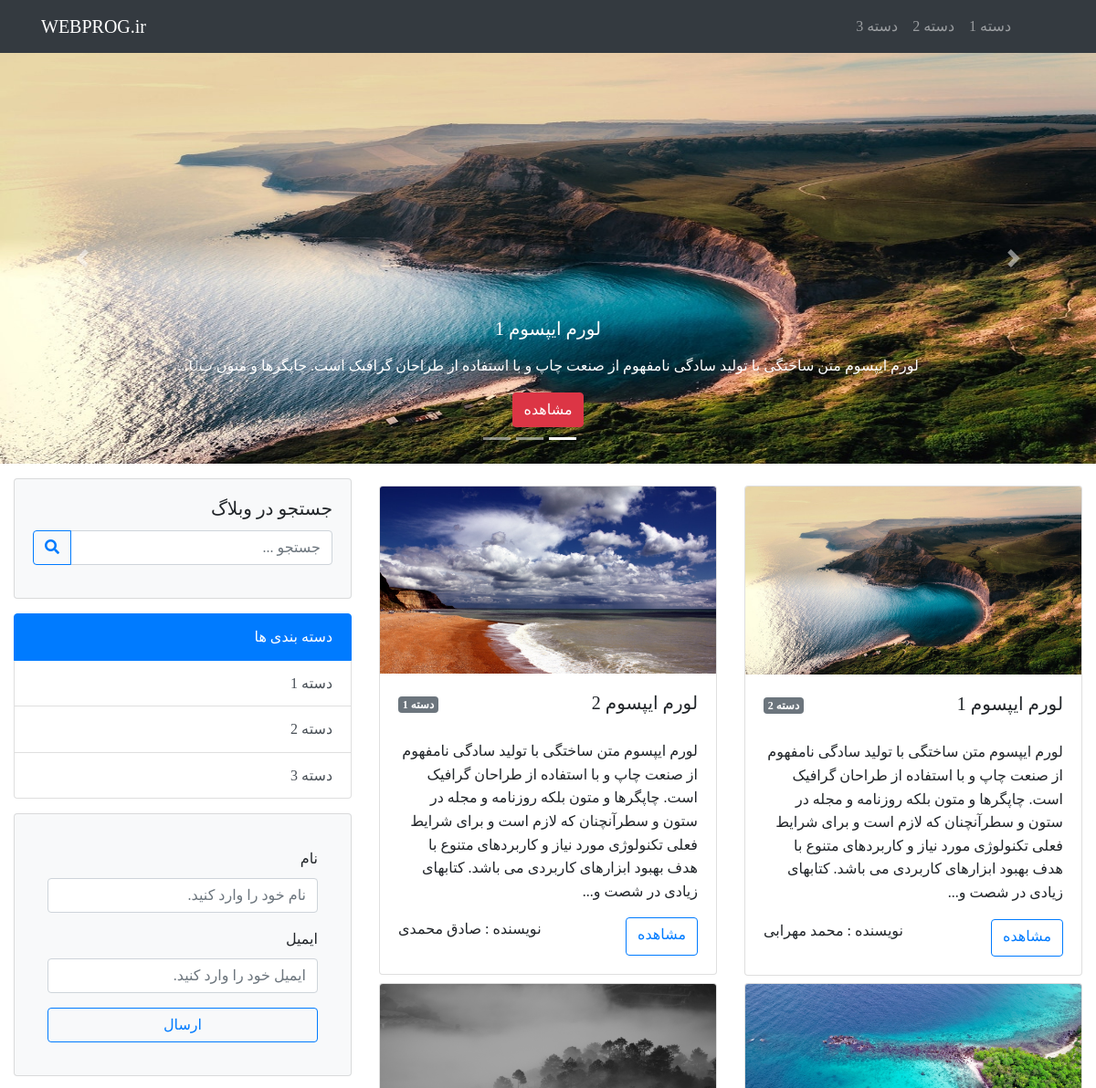
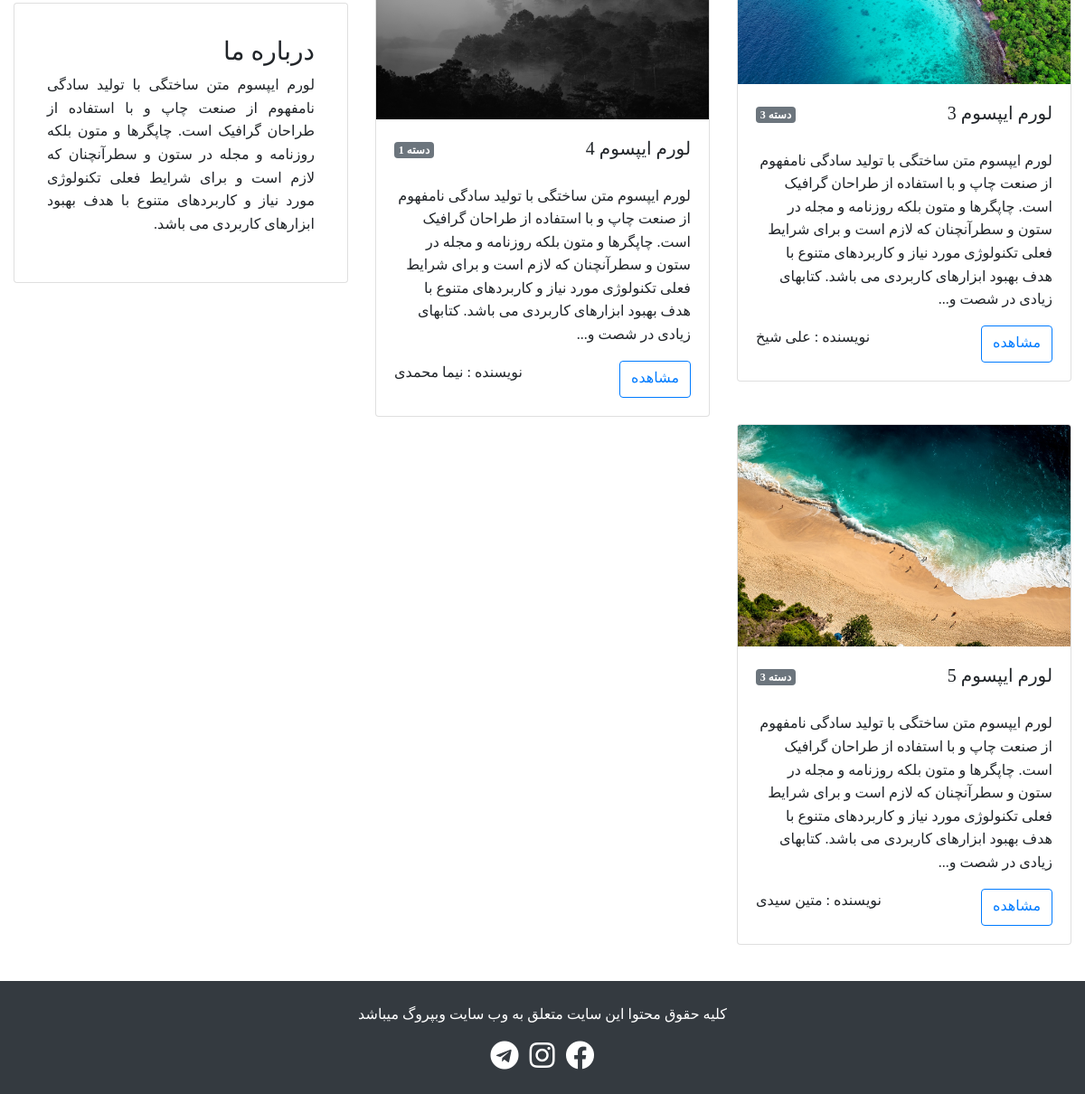
The page / on the database its author committed (2 pictures, top to bottom).
### tables this page shows
CREATE TABLE `categories` (
  `id` int(11) NOT NULL,
  `title` varchar(100) NOT NULL
);

CREATE TABLE `posts_slider` (
  `id` int(11) NOT NULL,
  `post_id` int(11) NOT NULL,
  `active` tinyint(1) NOT NULL DEFAULT 0
);

CREATE TABLE `posts` (
  `id` int(11) NOT NULL,
  `title` varchar(191) NOT NULL,
  `category_id` int(11) NOT NULL,
  `body` text NOT NULL,
  `author` varchar(191) NOT NULL,
  `image` varchar(191) NOT NULL
);

### index.php (the view, shortened to what this page needs)
<?php
include("./include/header.php");
include('./include/slider.php');
if (isset($_GET['category'])) {
    $category_id = $_GET['category'];
    $posts = $db->prepare('SELECT * FROM posts WHERE category_id = :id');
    $posts->execute(['id' => $category_id]);
} else {
    $query_posts = "SELECT * FROM posts";
    $posts = $db->query($query_posts);
}
?>
<section class="py-3">
    <div class="container-fluid">
        <div class="row">
            <div class="col-md-8 mb-4">
                <div class="row">
                    <?php
                    if ($posts->rowCount() > 0) {
                        foreach ($posts as $post) {
                            $category_id = $post['category_id'];
                            $query_post_category = "SELECT * FROM categories WHERE id=$category_id";
                            $post_category = $db->query($query_post_category)->fetch();
                            ?>
                            <div class="col-sm-6 mt-2">
                                <div class="card">
                                    <img src="./upload/posts/<?php echo $post['image'] ?>" class="card-img-top" alt="...">
                                    <div class="card-body">
                                        <div class="d-flex justify-content-between">
                                            <h5 class="card-title"><?php echo $post['title'] ?></h5>
                                            <div><span class="badge badge-secondary"> <?php echo $post_category['title'] ?> </span></div>
                                        </div>
                                        <p class="card-text text-justify">
                                            <?php echo substr($post['body'], 0, 500) . "..." ?>
                                        </p>
                                        <div class="d-flex justify-content-between">
                                            <a href="single.php?post=<?php echo $post['id'] ?>" class="btn btn-outline-primary stretched-link">مشاهده</a>
                                            <p> نویسنده : <?php echo $post['author'] ?> </p>
                                        </div>
                                    </div>
                                </div>
                            </div>
                            <?php
                        }
                    }
                    ?>
                </div>
            </div>
            <?php include("./include/sidebar.php") ?>
        </div>
    </div>
</section>
<?php include("./include/footer.php") ?>

### include/header.php (shortened to what this page needs)
<?php
include ("./include/db.php");
$query = "SELECT * FROM categories";
$categories = $db->query($query);
?>
<!DOCTYPE html>
<html lang="fa" dir="rtl">
<head>
    <link rel="stylesheet" href="https://stackpath.bootstrapcdn.com/bootstrap/4.3.1/css/bootstrap.min.css" />
    <link rel="stylesheet" href="https://use.fontawesome.com/releases/v5.8.2/css/all.css" />
    <link rel="stylesheet" href="./css/style.css" />
</head>
<body>
<nav class="navbar navbar-expand-md navbar-dark bg-dark">
    <div class="container">
        <a class="navbar-brand order-md-2" href="index.php">WEBPROG.ir</a>
        <div id="my-nav" class="collapse navbar-collapse">
            <ul class="navbar-nav order-md-1">
<?php
if ($categories->rowCount() > 0){
    foreach ($categories as $category){
        ?>
                <li class="nav-item <?php echo ( isset($_GET['category']) && $category['id'] == $_GET['category']) ? "active" : ""; ?> ">
                    <a class="nav-link" href="index.php?category=<?php echo $category['id'] ?>"> <?php echo $category['title'] ?> </a>
                </li>
        <?php
    }
}
?>
            </ul>
        </div>
    </div>
</nav>

### include/slider.php (shortened to what this page needs)
<?php
$query_slider = "SELECT * FROM posts_slider";
$posts_slider = $db->query($query_slider);
?>
<section>
    <div id="carouselExampleIndicators" class="carousel slide" data-ride="carousel">
        <ol class="carousel-indicators">
            <li data-target="#carouselExampleIndicators" data-slide-to="0" class="active"></li>
            <li data-target="#carouselExampleIndicators" data-slide-to="1"></li>
            <li data-target="#carouselExampleIndicators" data-slide-to="2"></li>
        </ol>
        <div class="carousel-inner">
            <?php
            if ($posts_slider->rowCount() > 0) {
                foreach ($posts_slider as $post_slider) {
                    $id_post = $post_slider['post_id'];
                    $query_posts = " SELECT * FROM posts WHERE id=$id_post ";
                    $post = $db->query($query_posts)->fetch();
                    ?>
                    <div class="carousel-item <?php echo ( $post_slider['active'] ) ? "active" : ""; ?>" style="height: 450px">
                        <img src="./upload/posts/<?php echo $post['image'] ?>" class="img-fluid d-block w-100 h-100" alt="...">
                        <div class="carousel-caption d-none d-md-block">
                            <h5><?php echo $post['title'] ?></h5>
                            <p>
                                <?php echo substr( $post['body'] ,0, 200). "..." ?>
                            </p>
                            <a href="single.php?post=<?php echo $post['id'] ?>" class="btn btn-danger"> مشاهده </a>
                        </div>
                    </div>
                    <?php
                }
            }
            ?>
        </div>
        <a class="carousel-control-prev" href="#carouselExampleIndicators" role="button" data-slide="prev">
            <span class="carousel-control-prev-icon" aria-hidden="true"></span>
        </a>
        <a class="carousel-control-next" href="#carouselExampleIndicators" role="button" data-slide="next">
            <span class="carousel-control-next-icon" aria-hidden="true"></span>
        </a>
    </div>
</section>

### include/sidebar.php (shortened to what this page needs)
<?php
$query_categories = "SELECT * FROM categories";
$categories = $db->query($query_categories);
?>
<div class="col-md-4 mb-3">
    <div class="card bg-light mb-3">
        <div class="card-body">
            <h5 class="card-title">جستجو در وبلاگ</h5>
            <form action="search.php" method="get">
                <div class="input-group mb-3">
                    <div class="input-group-prepend order-2">
                        <button class="btn btn-outline-primary" type="submit">
                            <i class="fas fa-search"></i>
                        </button>
                    </div>
                    <input name="search" type="text" class="form-control" placeholder="جستجو ...">
                </div>
            </form>
        </div>
    </div>
    <div class="list-group mb-3">
        <a href="#" class="list-group-item list-group-item-action active">
            دسته بندی ها
        </a>
        <?php
        if ($categories->rowCount() > 0) {
            foreach ($categories as $category) {
                ?>
                <a href="index.php?category=<?php echo $category['id'] ?>" class="list-group-item list-group-item-action">
                    <?php echo $category['title'] ?>
                </a>
                <?php
            }
        }
        ?>
    </div>
    <div class="card bg-light mb-3 p-3">
        <div class="card-body">
            <form method="post">
                <div class="form-group">
                    <label for="name">نام</label>
                    <input type="text" name="name" id="name" class="form-control" placeholder="نام خود را وارد کنید.">
                </div>
                <div class="form-group">
                    <label for="email">ایمیل</label>
                    <input type="email" name="email" class="form-control" id="email" placeholder="ایمیل خود را وارد کنید.">
                </div>
                <button type="submit" name="subscribe" class="btn btn-outline-primary btn-block">ارسال</button>
            </form>
        </div>
    </div>
    <div class="card p-3">
        <div class="card-body">
            <h3> درباره ما </h3>
                <p class="text-justify">
                    لورم ایپسوم متن ساختگی با تولید سادگی نامفهوم از صنعت چاپ و با استفاده از طراحان گرافیک است. چاپگرها و متون بلکه روزنامه و مجله در ستون و سطرآنچنان که لازم است و برای شرایط فعلی تکنولوژی مورد نیاز و کاربردهای متنوع با هدف بهبود ابزارهای کاربردی می باشد.
                </p>
        </div>
    </div>
</div>

### include/footer.php (shortened to what this page needs)
<footer class="text-center text-white bg-dark py-4">
    <div class="container">
        <div class="row flex-column">
            <div>
                <p class="">کلیه حقوق محتوا این سایت متعلق به وب سایت وبپروگ میباشد</p>
            </div>
            <div>
                <a href="#"><i class="fab fa-facebook fa-2x text-white"></i></a>
                <a href="#"><i class="fab fa-instagram fa-2x text-white mr-2"></i></a>
                <a href="#"><i class="fab fa-telegram fa-2x text-white mr-2"></i></a>
            </div>
        </div>
    </div>
</footer>
</body>
</html>

### css/style.css (style rules this page uses)
body { direction: rtl; text-align: right !important; font-family: "Vazir" !important; line-height: 1.6; }

### rows shown on the page
categories: title "دسته 1"
categories: title "دسته 2"
categories: title "دسته 3"
posts_slider: post.image (picture), post.title "لورم ایپسوم 1", post.body "لورم ایپسوم متن ساختگی با تولید سادگی نامفهوم از صنعت چاپ و با استفاده از طراحان گرافیک است. چاپگرها و متون بÙ"
posts: image (picture), title "لورم ایپسوم 1", category.title "دسته 2", body "لورم ایپسوم متن ساختگی با تولید سادگی نامفهوم از صنعت چاپ و با استفاده از طراحان گرافیک است. چاپگرها و متون بلکه روزنامه و مجله در ستون و سطرآنچنان که لازم است و برای شرایط فعلی تکنولوژی مورد نیاز و کاربردهای متنوع با هدف بهبود ابزارهای کاربردی می باشد. کتابهای زیادی در شصت و", author "محمد مهرابی"
posts: image (picture), title "لورم ایپسوم 2", category.title "دسته 1", body "لورم ایپسوم متن ساختگی با تولید سادگی نامفهوم از صنعت چاپ و با استفاده از طراحان گرافیک است. چاپگرها و متون بلکه روزنامه و مجله در ستون و سطرآنچنان که لازم است و برای شرایط فعلی تکنولوژی مورد نیاز و کاربردهای متنوع با هدف بهبود ابزارهای کاربردی می باشد. کتابهای زیادی در شصت و", author "صادق محمدی"
posts: image (picture), title "لورم ایپسوم 3", category.title "دسته 3", body "لورم ایپسوم متن ساختگی با تولید سادگی نامفهوم از صنعت چاپ و با استفاده از طراحان گرافیک است. چاپگرها و متون بلکه روزنامه و مجله در ستون و سطرآنچنان که لازم است و برای شرایط فعلی تکنولوژی مورد نیاز و کاربردهای متنوع با هدف بهبود ابزارهای کاربردی می باشد. کتابهای زیادی در شصت و", author "علی شیخ"
posts: image (picture), title "لورم ایپسوم 4", category.title "دسته 1", body "لورم ایپسوم متن ساختگی با تولید سادگی نامفهوم از صنعت چاپ و با استفاده از طراحان گرافیک است. چاپگرها و متون بلکه روزنامه و مجله در ستون و سطرآنچنان که لازم است و برای شرایط فعلی تکنولوژی مورد نیاز و کاربردهای متنوع با هدف بهبود ابزارهای کاربردی می باشد. کتابهای زیادی در شصت و", author "نیما محمدی"
posts: image (picture), title "لورم ایپسوم 5", category.title "دسته 3", body "لورم ایپسوم متن ساختگی با تولید سادگی نامفهوم از صنعت چاپ و با استفاده از طراحان گرافیک است. چاپگرها و متون بلکه روزنامه و مجله در ستون و سطرآنچنان که لازم است و برای شرایط فعلی تکنولوژی مورد نیاز و کاربردهای متنوع با هدف بهبود ابزارهای کاربردی می باشد. کتابهای زیادی در شصت و", author "متین سیدی"
